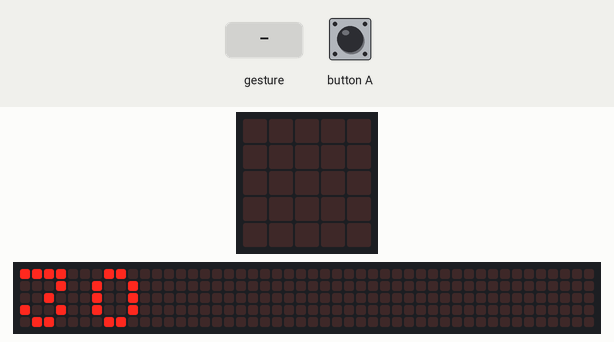
Recording of a program running on a simulated BBC micro:bit (MakeCode). Shown: the board's 5×5 LED display, a strip that is not on the board, showing the scrolling text unrolled. Inputs (shaded band) come from the test bench. A tilt is held for 1.5 s and a shake lasts 1 s, then the board lies face up again; the 48×5 strip is a reading aid, not a part: it shows the text the display is scrolling, unrolled, one strip-width of it at a time.

Above: at 2.3 s.
4.0 s: button A pressed for 0.15 s
4.7 s: gesture 'shake'
At 5.12 s:
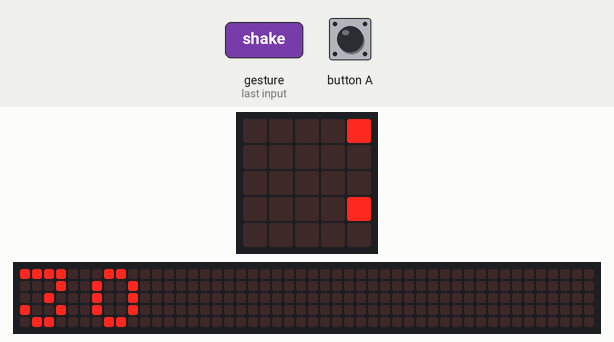
At 11.1 s:
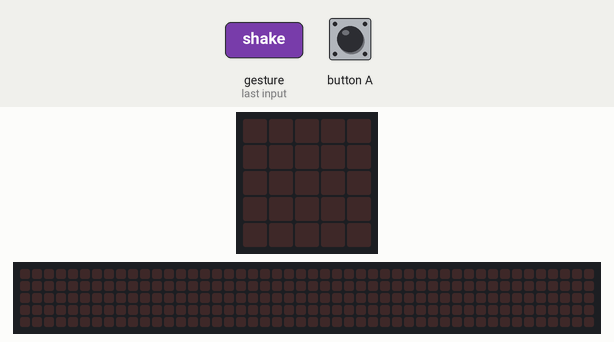
Timing chart, 0 to 12.6 s (numbered marks = the images above; inputs shaded):
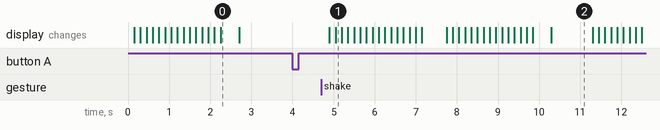

Measured:
- after the input at 4.0 s, every drawn part: stays the same
- what the display in image 0 shows lasts 0.4 s, from 2.3 s to 2.7 s
- what the display in image 2 shows lasts 1.0 s, from 10.3 s to 11.3 s

The program:

main.ts
```typescript
input.onButtonPressed(Button.A, function () {
    while (Secondi > 0) {
        Secondi += -1
        basic.pause(1000)
        basic.showNumber(Secondi)
    }
    basic.showIcon(IconNames.Yes)
    music.playMelody("G C5 - - - - - - ", 120)
})
input.onGesture(Gesture.Shake, function () {
    Secondi = 30
    basic.showNumber(Secondi)
})
let Secondi = 0
Secondi = 30
basic.showNumber(Secondi)
```

test.ts
```typescript
// i test vanno qui; questi non saranno compilati quando questo pacchetto viene usato come estensione.
```
